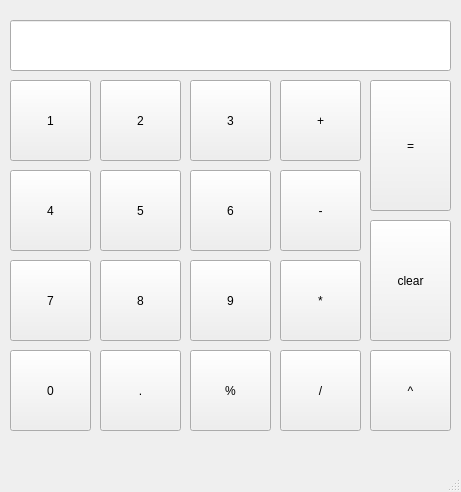
<?xml version="1.0" encoding="UTF-8"?>
<ui version="4.0">
 <class>MainWindow</class>
 <widget class="QMainWindow" name="MainWindow">
  <property name="geometry">
   <rect>
    <x>0</x>
    <y>0</y>
    <width>461</width>
    <height>492</height>
   </rect>
  </property>
  <property name="windowTitle">
   <string>MainWindow</string>
  </property>
  <widget class="QWidget" name="centralwidget">
   <widget class="QPushButton" name="btn_1">
    <property name="geometry">
     <rect>
      <x>10</x>
      <y>80</y>
      <width>81</width>
      <height>81</height>
     </rect>
    </property>
    <property name="text">
     <string>1</string>
    </property>
   </widget>
   <widget class="QPushButton" name="btn_2">
    <property name="geometry">
     <rect>
      <x>100</x>
      <y>80</y>
      <width>81</width>
      <height>81</height>
     </rect>
    </property>
    <property name="text">
     <string>2</string>
    </property>
   </widget>
   <widget class="QPushButton" name="btn_3">
    <property name="geometry">
     <rect>
      <x>190</x>
      <y>80</y>
      <width>81</width>
      <height>81</height>
     </rect>
    </property>
    <property name="text">
     <string>3</string>
    </property>
   </widget>
   <widget class="QPushButton" name="btn_4">
    <property name="geometry">
     <rect>
      <x>10</x>
      <y>170</y>
      <width>81</width>
      <height>81</height>
     </rect>
    </property>
    <property name="text">
     <string>4</string>
    </property>
   </widget>
   <widget class="QPushButton" name="btn_5">
    <property name="geometry">
     <rect>
      <x>100</x>
      <y>170</y>
      <width>81</width>
      <height>81</height>
     </rect>
    </property>
    <property name="text">
     <string>5</string>
    </property>
   </widget>
   <widget class="QPushButton" name="btn_6">
    <property name="geometry">
     <rect>
      <x>190</x>
      <y>170</y>
      <width>81</width>
      <height>81</height>
     </rect>
    </property>
    <property name="text">
     <string>6</string>
    </property>
   </widget>
   <widget class="QPushButton" name="btn_7">
    <property name="geometry">
     <rect>
      <x>10</x>
      <y>260</y>
      <width>81</width>
      <height>81</height>
     </rect>
    </property>
    <property name="text">
     <string>7</string>
    </property>
   </widget>
   <widget class="QPushButton" name="btn_8">
    <property name="geometry">
     <rect>
      <x>100</x>
      <y>260</y>
      <width>81</width>
      <height>81</height>
     </rect>
    </property>
    <property name="text">
     <string>8</string>
    </property>
   </widget>
   <widget class="QPushButton" name="btn_9">
    <property name="geometry">
     <rect>
      <x>190</x>
      <y>260</y>
      <width>81</width>
      <height>81</height>
     </rect>
    </property>
    <property name="text">
     <string>9</string>
    </property>
   </widget>
   <widget class="QPushButton" name="btn_minus">
    <property name="geometry">
     <rect>
      <x>280</x>
      <y>170</y>
      <width>81</width>
      <height>81</height>
     </rect>
    </property>
    <property name="text">
     <string>-</string>
    </property>
   </widget>
   <widget class="QPushButton" name="btn_plus">
    <property name="geometry">
     <rect>
      <x>280</x>
      <y>80</y>
      <width>81</width>
      <height>81</height>
     </rect>
    </property>
    <property name="text">
     <string>+</string>
    </property>
   </widget>
   <widget class="QPushButton" name="btn_clear">
    <property name="geometry">
     <rect>
      <x>370</x>
      <y>220</y>
      <width>81</width>
      <height>121</height>
     </rect>
    </property>
    <property name="text">
     <string>clear</string>
    </property>
   </widget>
   <widget class="QPushButton" name="btn_equal">
    <property name="geometry">
     <rect>
      <x>370</x>
      <y>80</y>
      <width>81</width>
      <height>131</height>
     </rect>
    </property>
    <property name="text">
     <string>=</string>
    </property>
   </widget>
   <widget class="QPushButton" name="btn_0">
    <property name="geometry">
     <rect>
      <x>10</x>
      <y>350</y>
      <width>81</width>
      <height>81</height>
     </rect>
    </property>
    <property name="text">
     <string>0</string>
    </property>
   </widget>
   <widget class="QLineEdit" name="display">
    <property name="geometry">
     <rect>
      <x>10</x>
      <y>20</y>
      <width>441</width>
      <height>51</height>
     </rect>
    </property>
   </widget>
   <widget class="QPushButton" name="btn_umn">
    <property name="geometry">
     <rect>
      <x>280</x>
      <y>260</y>
      <width>81</width>
      <height>81</height>
     </rect>
    </property>
    <property name="text">
     <string>*</string>
    </property>
   </widget>
   <widget class="QPushButton" name="btn_dil">
    <property name="geometry">
     <rect>
      <x>280</x>
      <y>350</y>
      <width>81</width>
      <height>81</height>
     </rect>
    </property>
    <property name="text">
     <string>/</string>
    </property>
   </widget>
   <widget class="QPushButton" name="btn_pow">
    <property name="geometry">
     <rect>
      <x>370</x>
      <y>350</y>
      <width>81</width>
      <height>81</height>
     </rect>
    </property>
    <property name="text">
     <string>^</string>
    </property>
   </widget>
   <widget class="QPushButton" name="btn_coma">
    <property name="geometry">
     <rect>
      <x>100</x>
      <y>350</y>
      <width>81</width>
      <height>81</height>
     </rect>
    </property>
    <property name="text">
     <string>.</string>
    </property>
   </widget>
   <widget class="QPushButton" name="btn_procent">
    <property name="geometry">
     <rect>
      <x>190</x>
      <y>350</y>
      <width>81</width>
      <height>81</height>
     </rect>
    </property>
    <property name="text">
     <string>%</string>
    </property>
   </widget>
  </widget>
  <widget class="QMenuBar" name="menubar">
   <property name="geometry">
    <rect>
     <x>0</x>
     <y>0</y>
     <width>461</width>
     <height>23</height>
    </rect>
   </property>
  </widget>
  <widget class="QStatusBar" name="statusbar"/>
 </widget>
 <resources/>
 <connections/>
</ui>
